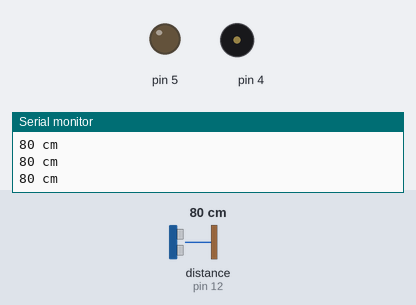
The sketch below on a simulated Arduino Uno, built with avr-gcc and run on an emulated ATmega328P. On the bench: output pins drawn as LEDs (lit = HIGH), buzzer (waves = sounding), the last lines printed to the serial monitor. Wiring (inferred from the names in the program): ultrasonic range finder: trigger pin 13; echo pin 12. The inputs (shaded band) are chosen by the test bench; at power-on: distance to the obstacle (sensor on pin 12) 80 cm. The echo pulse lasts 58.3 µs per cm; pins used as bus, display or sensor lines are not drawn.

Above: at 1.2 s.
1.3 s: distance to the obstacle (sensor on pin 12) set to 11 cm
2.8 s: distance to the obstacle (sensor on pin 12) set to 8 cm
At 3.2 s:
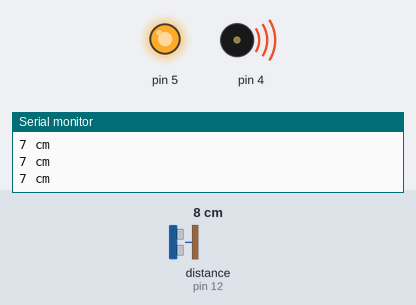
4.3 s: distance to the obstacle (sensor on pin 12) set to 18 cm
At 4.9 s:
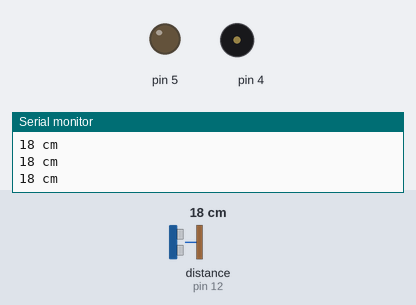
5.8 s: distance to the obstacle (sensor on pin 12) set to 2 cm
At 6.1 s:
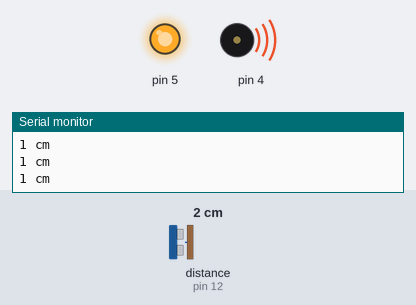
Timing chart, 0 to 8.3 s (numbered marks = the images above; inputs shaded):
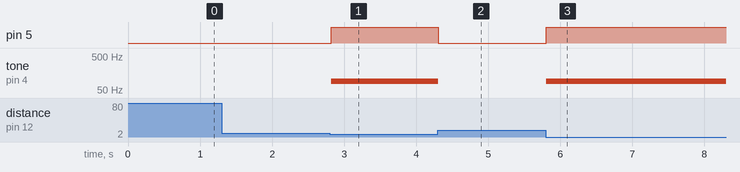

The sketch:

distance_sensor.ino
```cpp
#define trigPin 13
#define echoPin 12

void setup() {
  Serial.begin (9600);
  pinMode(trigPin, OUTPUT);
  pinMode(5, OUTPUT);
  pinMode(4, OUTPUT);
  pinMode(echoPin, INPUT);
}

long getDistanceInCm() {
  long duration, distance;
  digitalWrite(trigPin, LOW);
  delayMicroseconds(2);
  digitalWrite(trigPin, HIGH);
  delayMicroseconds(10);
  digitalWrite(trigPin, LOW);
  duration = pulseIn(echoPin, HIGH);
  distance = (duration/2) / 29.1;
  return distance;
}

void loop() {
  long distance = getDistanceInCm();
  if (distance < 10) {
    digitalWrite(5, 1);
    tone(4, 90);
  } else {
    digitalWrite(5, 0);
    noTone(4);
  }
  Serial.print(distance);
  Serial.println(" cm");
  delay(50);
}
```

Measured:
- the behaviour switches between 10 and 9 cm on distance to the obstacle (sensor on pin 12) (found by bisection; images 0 and 1)
- after the input at 2.8 s, pin 5: LOW → HIGH at once; tone on pin 4: silent → 90 Hz at once
- after the input at 4.3 s, pin 5: HIGH → LOW at once; tone on pin 4: 90 Hz → silent at once
- after the input at 5.8 s, pin 5: LOW → HIGH at once; tone on pin 4: silent → 90 Hz at once
